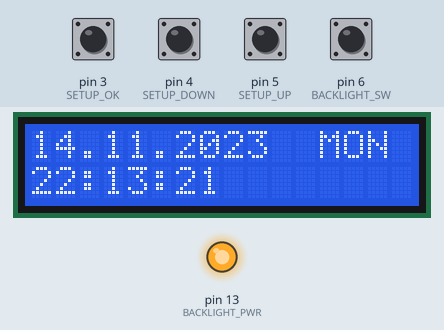
Simulated run of this sketch. Board: Arduino Uno, built with avr-gcc and run on an emulated ATmega328P. Parts: 16×2 character LCD, output pins drawn as LEDs (lit = HIGH). The test bench sets the inputs (shaded band); at power-on: pin 3 (SETUP_OK), pin 4 (SETUP_DOWN), pin 5 (SETUP_UP), pin 6 (BACKLIGHT_SW) HIGH. The local clock reads 2024-03-15 10:24:30 at power-on unless the sketch sets it; what the sketch prints to the serial monitor is not drawn.

Above: at 1.2 s.
1.3 s: pin 3 (SETUP_OK) pulled LOW for 0.15 s
At 2.6 s:
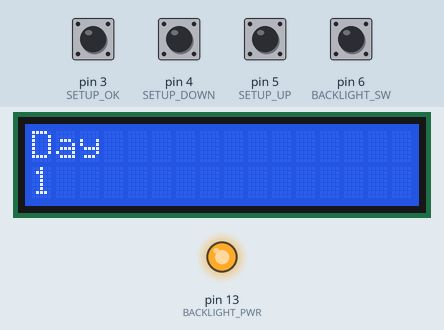
2.9 s: pin 3 (SETUP_OK) pulled LOW for 1 s
At 4.2 s:
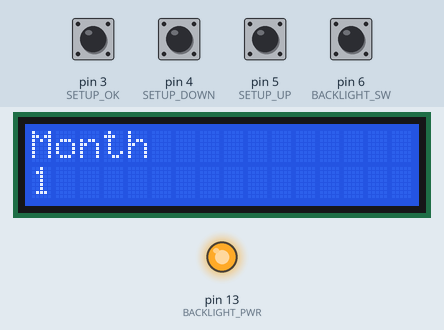
5.4 s: pin 3 (SETUP_OK) pulled LOW for 0.15 s
At 6.1 s:
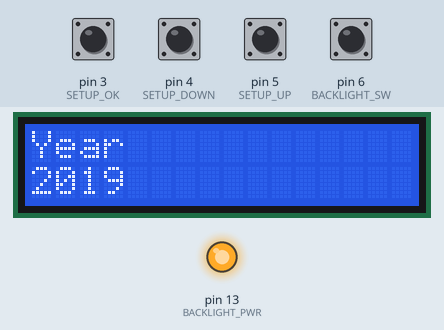
7.0 s: pin 3 (SETUP_OK) pulled LOW for 0.15 s
At 8.3 s:
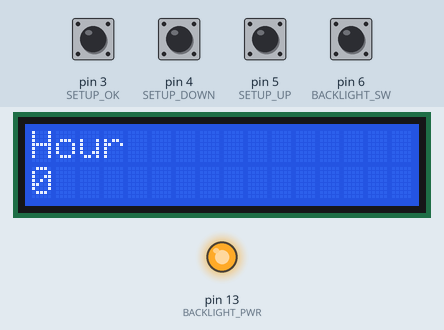
8.6 s: pin 3 (SETUP_OK) pulled LOW for 1 s
At 10.8 s:
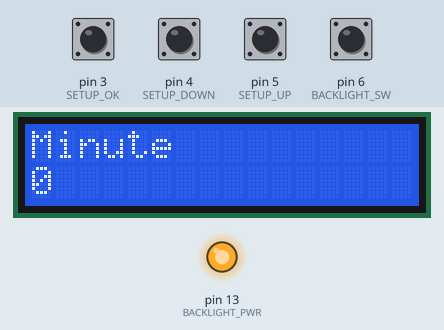
11.1 s: pin 3 (SETUP_OK) pulled LOW for 0.15 s
At 11.7 s:
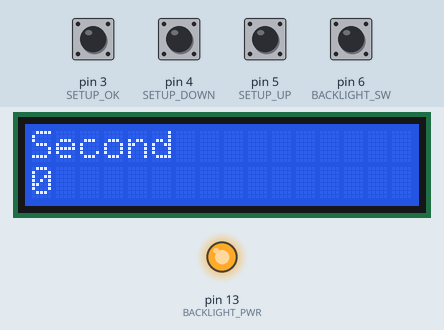
Timing chart, 0 to 13.7 s (numbered marks = the images above; inputs shaded):
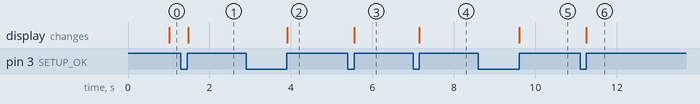

Measured:
- after the input at 1.3 s, the display: changes after 0.18 s (image 1)
- after the input at 2.9 s, the display: changes after 1.0 s (image 2)
- after the input at 5.4 s, the display: changes after 0.16 s (image 3)
- after the input at 7.0 s, the display: changes after 0.16 s (image 4)
- after the input at 8.6 s, the display: changes after 1.0 s (image 5)
- after the input at 11.1 s, the display: changes after 0.16 s (image 6)

The sketch:

lcdclock.ino
```cpp
/*
  DS3231: Real-Time Clock. Simple example
  Read more: www.jarzebski.pl/arduino/komponenty/zegar-czasu-rzeczywistego-rtc-ds3231.html
  GIT: https://github.com/jarzebski/Arduino-DS3231
  Web: http://www.jarzebski.pl
  (c) 2014 by Korneliusz Jarzebski
*/

#include <Wire.h>
#include <DS3231.h>
#include <LiquidCrystal.h>
#include <JC_Button.h>

#define BACKLIGHT_PWR 13
#define BACKLIGHT_SW 6
#define SETUP_UP 5
#define SETUP_DOWN 4
#define SETUP_OK 3

DS3231 clock;
RTCDateTime dt;
LiquidCrystal lcd(7, 8, 9, 10, 11, 12);
Button backlightSwBtn(BACKLIGHT_SW);
Button setupUpBtn(SETUP_UP);
Button setupDownBtn(SETUP_DOWN);
Button setupOkBtn(SETUP_OK);
bool backlightStatus = true;
const int8_t displayHeight = 2;
const int8_t displayWidth = 16;
const int16_t LONG_PRESS = 1000;

struct MenuItem {
  String desc;
  int minValue;
  int maxValue;
};

MenuItem setupItems [] = {
  {"Day", 1, 31},
  {"Month", 1, 12},
  {"Year", 2019, 2100},
  {"Hour", 0, 23},
  {"Minute", 0, 59},
  {"Second", 0, 59}
};

String getDay(RTCDateTime dt) {
  switch(dt.dayOfWeek) {
    case 1: return "SUN";
    case 2: return "MON";
    case 3: return "TUE";
    case 4: return "WED";
    case 5: return "THU";
    case 6: return "FRI";
    case 7: return "SAT";
    default: return "UNKNOWN";
  }
}

void setup()
{
  Serial.begin(9600);
  //turn backlight on
  digitalWrite(BACKLIGHT_PWR, backlightStatus);
  pinMode(BACKLIGHT_PWR, OUTPUT);
  //buttons
  pinMode(BACKLIGHT_SW, OUTPUT);
  backlightSwBtn.begin();
  pinMode(SETUP_UP, OUTPUT);
  setupUpBtn.begin();
  pinMode(SETUP_DOWN, OUTPUT);
  setupDownBtn.begin();
  pinMode(SETUP_OK, OUTPUT);
  setupOkBtn.begin();

  // Initialize DS3231
  Serial.println("Initialize DS3231");;
  clock.begin();
  //Dec  1 2019
  //15:44:12
  clock.setDateTime(__DATE__, __TIME__);

  lcd.begin(displayWidth,displayHeight);

}

void handleBacklightSwitch() {
  backlightSwBtn.read();
  if(backlightSwBtn.wasReleased()) {
    backlightStatus = !backlightStatus;
    digitalWrite(BACKLIGHT_PWR, backlightStatus);
  }
}

int selectValue(MenuItem *item) {
  clearDisplay();
  lcd.setCursor(0,0);
  lcd.print(item->desc);
  int value = item->minValue;
  while(true) {
    setupOkBtn.read();
    setupDownBtn.read();
    setupUpBtn.read();
    if(setupDownBtn.wasReleased()) {
       if(value == item->minValue) {
          value = item->maxValue;
       } else {
          value--;
       }
    }
    if(setupUpBtn.wasReleased()) {
      if(setupUpBtn.wasReleased()) {
        if(value == item->maxValue) {
           value = item->minValue;
        } else {
          value++;
        }
      }
    }
    if(setupOkBtn.wasReleased()) {
      return value;
    }
    lcd.setCursor(0,1);
    lcd.print(value);
    lcd.print("   ");
  }
}

/*
 * Menu iteration :
 * 1) Day (1-31)
 * 2) Month (1-12)
 * 3) Year (4 digit number)
 * 4) hour (0-23)
 * 5) minute (0-59)
 * 6) second (0-59)
 */
void startSetupMode() {
  clearDisplay();
  uint8_t day = setupItems[0].minValue;
  uint8_t month = setupItems[1].minValue;
  int year = setupItems[2].minValue;
  uint8_t hours = setupItems[3].minValue;
  uint8_t minutes = setupItems[4].minValue;
  uint8_t seconds = setupItems[5].minValue;
  for(uint8_t i=0; i < sizeof(setupItems)/sizeof(setupItems[0]); i++) {
    int value = selectValue(&setupItems[i]);
    switch(i) {
      case 0: day = value;
              break;
      case 1: month = value;
              break;
      case 2: year = value;
              break;
      case 3: hours = value;
              break;
      case 4: minutes = value;
              break;
      case 5: seconds = value;
              break;
    }
  }
  clock.setDateTime(year, month, day, hours, minutes, seconds);
  clearDisplay();
}

void clearDisplay() {
  for(int i=0; i<displayHeight; i++) {
    lcd.setCursor(0,i);
    for(int j=0;j<displayWidth;j++) {
      lcd.print(" ");
    }
  }
  lcd.setCursor(0,0);
}

void showCurrentTime() {
  dt = clock.getDateTime();

    lcd.setCursor(0,0);
    lcd.print(dt.day);
    lcd.print(".");
    lcd.print(dt.month);
    lcd.print(".");
    lcd.print(dt.year);
    lcd.print("  ");
    lcd.print(getDay(dt));

    lcd.setCursor(0,1);
    lcd.print(dt.hour);
    lcd.print(":");
    lcd.print(dt.minute);
    lcd.print(":");
    lcd.print(dt.second);
    lcd.print(" ");
}

void loop()
{
  setupOkBtn.read();
  if(setupOkBtn.wasReleased()) {
    startSetupMode();
  }
  handleBacklightSwitch();
  showCurrentTime();
  delay(20);
}
```
